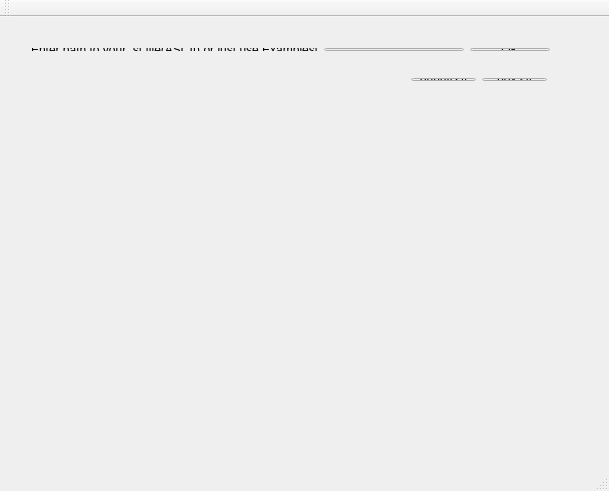
<?xml version="1.0" encoding="UTF-8"?>
<ui version="4.0">
 <class>MainWindow</class>
 <widget class="QMainWindow" name="MainWindow">
  <property name="geometry">
   <rect>
    <x>0</x>
    <y>0</y>
    <width>609</width>
    <height>491</height>
   </rect>
  </property>
  <property name="windowTitle">
   <string>MainWindow</string>
  </property>
  <widget class="QWidget" name="centralWidget">
   <widget class="QCustomPlot" name="QHistogram" native="true">
    <property name="geometry">
     <rect>
      <x>10</x>
      <y>80</y>
      <width>551</width>
      <height>351</height>
     </rect>
    </property>
   </widget>
   <widget class="QWidget" name="">
    <property name="geometry">
     <rect>
      <x>20</x>
      <y>20</y>
      <width>541</width>
      <height>25</height>
     </rect>
    </property>
    <layout class="QHBoxLayout" name="horizontalLayout">
     <item>
      <widget class="QLabel" name="descriptionLabel">
       <property name="text">
        <string>Enter path to your .st file(ASCII) or just use Examplesl</string>
       </property>
      </widget>
     </item>
     <item>
      <widget class="QLineEdit" name="pathEdit"/>
     </item>
     <item>
      <widget class="QPushButton" name="OKButton">
       <property name="text">
        <string>OK</string>
       </property>
      </widget>
     </item>
    </layout>
   </widget>
   <widget class="QWidget" name="">
    <property name="geometry">
     <rect>
      <x>400</x>
      <y>50</y>
      <width>158</width>
      <height>25</height>
     </rect>
    </property>
    <layout class="QHBoxLayout" name="horizontalLayout_2">
     <item>
      <widget class="QPushButton" name="bunnyButton">
       <property name="text">
        <string>bunny.stl</string>
       </property>
      </widget>
     </item>
     <item>
      <widget class="QPushButton" name="boxButton">
       <property name="text">
        <string>box.stl</string>
       </property>
      </widget>
     </item>
    </layout>
   </widget>
  </widget>
  <widget class="QMenuBar" name="menuBar">
   <property name="geometry">
    <rect>
     <x>0</x>
     <y>0</y>
     <width>609</width>
     <height>21</height>
    </rect>
   </property>
  </widget>
  <widget class="QToolBar" name="mainToolBar">
   <attribute name="toolBarArea">
    <enum>TopToolBarArea</enum>
   </attribute>
   <attribute name="toolBarBreak">
    <bool>false</bool>
   </attribute>
  </widget>
  <widget class="QStatusBar" name="statusBar"/>
 </widget>
 <layoutdefault spacing="6" margin="11"/>
 <customwidgets>
  <customwidget>
   <class>QCustomPlot</class>
   <extends>QWidget</extends>
   <header>qcustomplot.h</header>
   <container>1</container>
  </customwidget>
 </customwidgets>
 <resources/>
 <connections/>
</ui>
